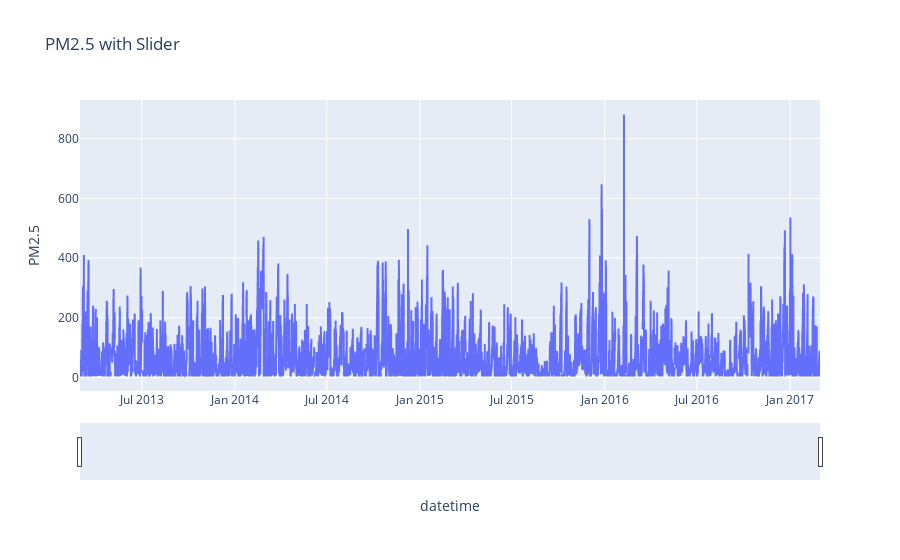

Notebook code for this chart:
### Code cell
fig = px.line(df_AIQ, x='datetime', y='PM2.5', title='PM2.5 with Slider')
fig.update_xaxes(rangeslider_visible=True)
fig.show()

### Figure 1 — Plotly figure (JSON) as saved in the notebook; plotly's stock layout.template omitted (floating-point values rounded to 4 significant figures; data arrays with more than 128 entries replaced by an {"elided": "..."} marker saying what was removed)
{"data": [{"hovertemplate": "datetime=%{x}<br>PM2.5=%{y}<extra></extra>", "legendgroup": "", "line": {"color": "#636efa", "dash": "solid"}, "marker": {"symbol": "circle"}, "mode": "lines", "name": "", "showlegend": false, "type": "scattergl", "x": {"elided": "35064 str values"}, "xaxis": "x", "y": {"elided": "35064 float values"}, "yaxis": "y"}], "layout": {"legend": {"tracegroupgap": 0}, "title": {"text": "PM2.5 with Slider"}, "xaxis": {"anchor": "y", "domain": [0, 1], "rangeslider": {"visible": true}, "title": {"text": "datetime"}}, "yaxis": {"anchor": "x", "domain": [0, 1], "title": {"text": "PM2.5"}}}}
